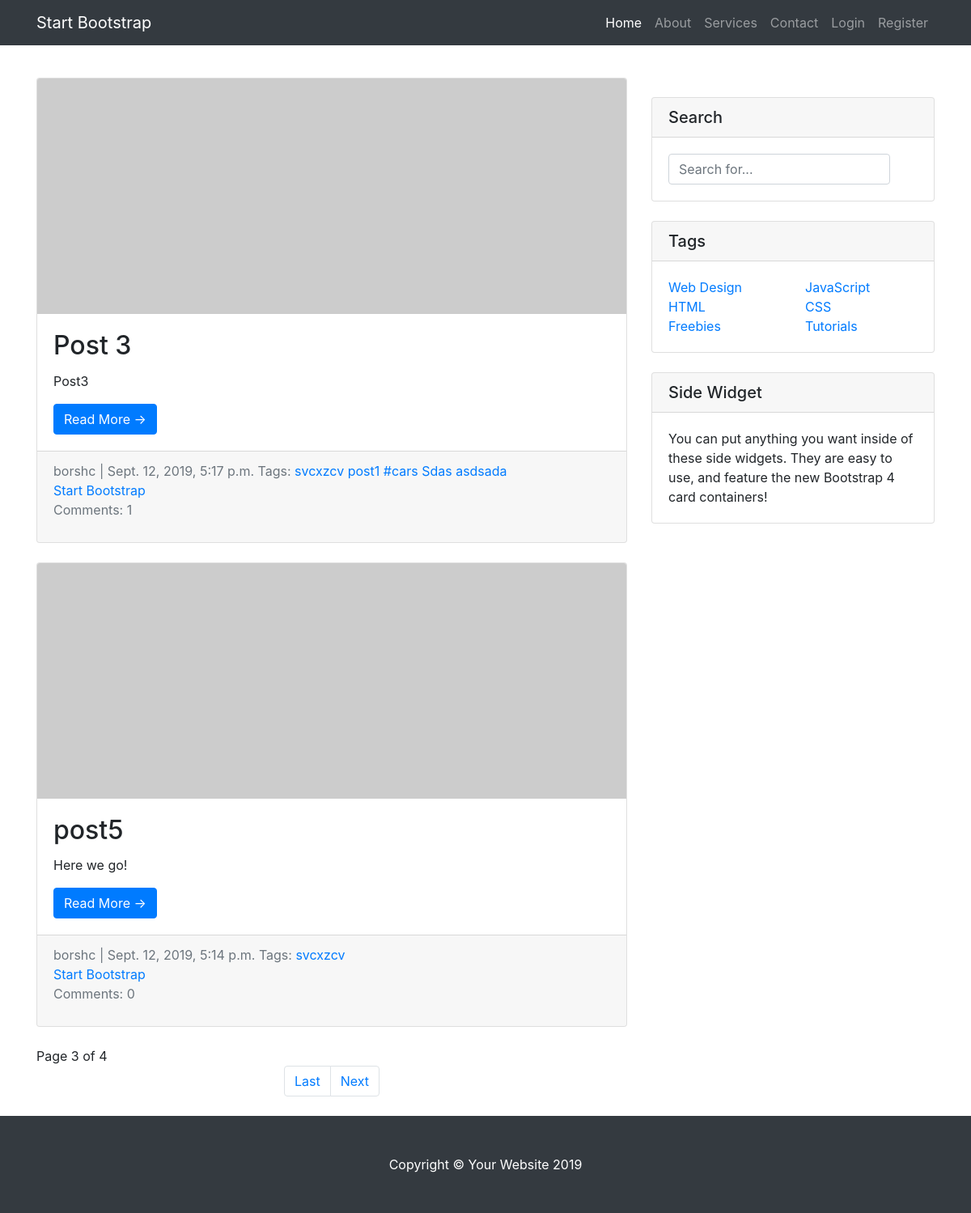
/?page=3, run on the app's committed database.
### app/models.py (models this page shows, shortened)
class Post(models.Model):
    slug = models.SlugField(max_length=200, unique=True, default=uuid.uuid1)
    title = models.CharField(max_length=200, unique=True)
    description = models.TextField(max_length=2000, unique=True)
    author = models.ForeignKey(User, on_delete=models.CASCADE)
    created_on = models.DateTimeField(auto_now_add=True)
    updated_on = models.DateTimeField(auto_now_add=True)
    status = models.IntegerField(choices=STATUS, default=0)
    tags = models.ManyToManyField('Tag', blank=True, related_name='posts')
    def approved_comments(self):
        return self.comments.filter(approved_comment=True)
    class Meta:
        ordering = ['-created_on']

class Tag(models.Model):
    title = models.CharField(max_length=50)
    slug = models.SlugField(max_length=50, unique=True, default=uuid.uuid1)
    def get_absolute_url(self):
        return reverse('tag_detail_url', kwargs={'slug': self.slug})

### app/views.py (the view)
# urls.py: path('', views.PostList.as_view(), name='home'),
class PostList(generic.ListView):
    queryset = Post.objects.filter(status=1).order_by('-created_on')
    paginate_by = 2  # Two posts on default page
    template_name = 'index.html'

### app/templates/index.html
{% extends 'base.html' %}
{% block content %}
    {% for post in post_list %}
        <div class="card mb-4">
            <img class="card-img-top" src="http://placehold.it/750x300" alt="Card image cap">
            <div class="card-body">
                <h2 class="card-title">{{ post.title }}</h2>
                <p class="card-text"> {{ post.description|slice:":200" }}</p>
                <a href="{% url 'post_detail' post.slug %}" class="btn btn-primary">Read More &rarr;</a>
            </div>
            <div class="card-footer text-muted">
                {{ post.author }} | {{ post.created_on }}
                Tags:
                {% for tag in post.tags.all %}
                    <a href="{{ tag.get_absolute_url }}">
                        {{ tag.title }}
                    </a>
                {% empty %}
                    none
                {% endfor %}
                <br>
                <a href="#">Start Bootstrap</a>
                <p>Comments: {{ post.approved_comments.count }}<p>
            </div>
        </div>
    {% endfor %}
    {% if is_paginated %}
        <div> Page {{ page_obj.number }} of {{ page_obj.paginator.num_pages }}</div>
        <ul class="pagination justify-content-center mb-4">
            {% if page_obj.has_previous %}
                <li class="page-item">
                    <a class="page-link" href="/?page={{ page_obj.previous_page_number }}">Last</a>
                </li>
            {% endif %}
            {% if page_obj.has_next %}
                <li class="page-item">
                    <a class="page-link" href="/?page={{ page_obj.next_page_number }}">Next</a>
                </li>
            {% endif %}
        </ul>
    {% endif %}
{% endblock content %}

### data on the page
Post: title "Post 3", description "Post3", author "borshc", created_on "Sept. 12, 2019, 5:17 p.m.", approved_comments.count "1"
Tag: title "svcxzcv"
Tag: title "post1"
Tag: title "#cars"
Tag: title "Sdas"
Tag: title "asdsada"
Post: title "post5", description "Here we go!", author "borshc", created_on "Sept. 12, 2019, 5:14 p.m.", approved_comments.count "0"

### other printed values
{{ page_obj.number }} "3"
{{ page_obj.paginator.num_pages }} "4"
